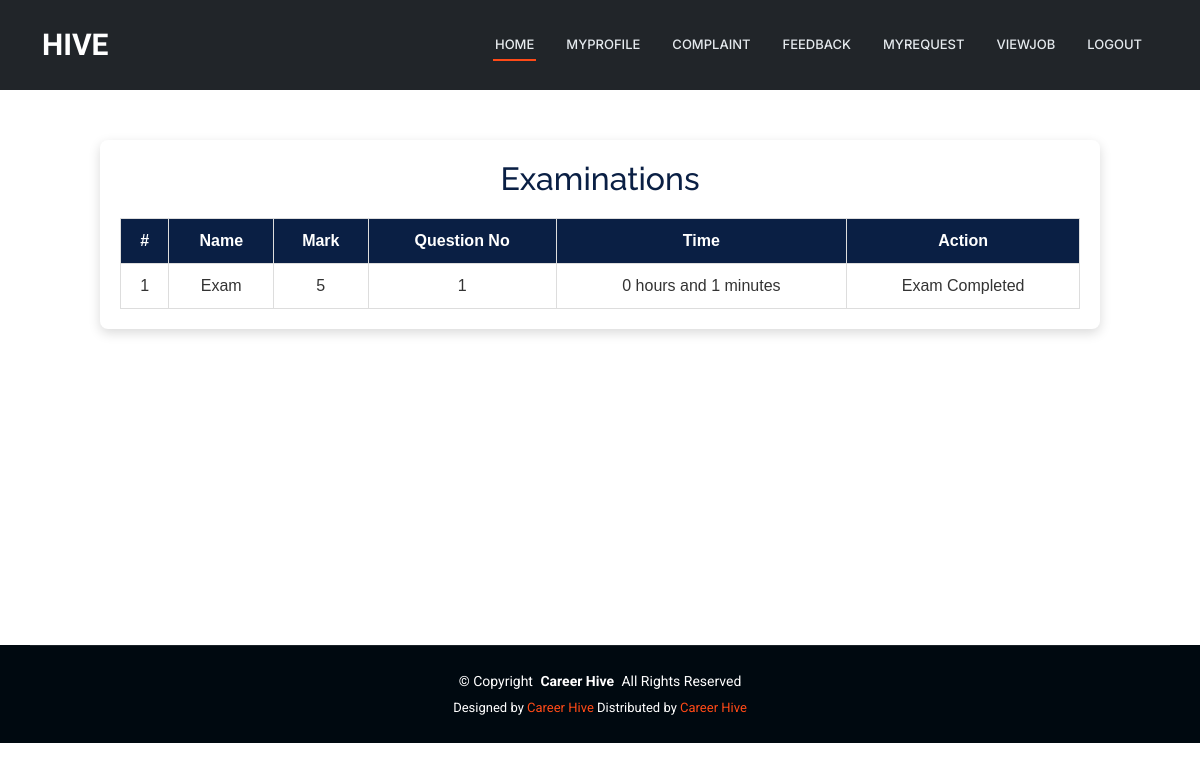
/User/ViewExam/12 (signed in), run on the app's committed database.
### JobProvider/models.py (models this page shows)
class tbl_examination(models.Model):
    examination_name=models.CharField(max_length=100)
    examination_mark=models.CharField(max_length=100)
    examination_time=models.CharField(max_length=50)
    examination_status = models.IntegerField(default=0)
    time = models.TimeField(null=True)
    start_time = models.TimeField(null=True)
    job=models.ForeignKey(tbl_job,on_delete=models.CASCADE,null=True)

### User/views.py (the view)
# urls.py: path('ViewExam/<int:id>',views.viewexam,name="ViewExam"),
def viewexam(request,id):
    exam = tbl_examination.objects.filter(job=id)
    for i in exam:
        questioncount = tbl_questions.objects.filter(examination=i.id).count()
        i.qtcount = questioncount
        exambodycount = tbl_examinationbody.objects.filter(examination=i.id,user=request.session["uid"],examinationbody_status=1).count()
        if exambodycount > 0:
            i.examstatus = 1
    return render(request,"User/ViewExam.html",{'exam':exam})

### User/Templates/User/ViewExam.html (shortened to what this page needs)
{% extends 'User/Header.html' %}
{% block content %}
<head>
</head>
<div class="viewexam-wrapper">
    <div class="viewexam-card">
        <h2>Examinations</h2>
        <table class="viewexam-table">
            <tr>
                <th>#</th>
                <th>Name</th>
                <th>Mark</th>
                <th>Question No</th>
                <th>Time</th>
                <th>Action</th>
            </tr>
            {% for i in exam %}
            <tr>
                <td>{{ forloop.counter }}</td>
                <td>{{ i.examination_name }}</td>
                <td>{{ i.examination_mark }}</td>
                <td>{{ i.qtcount }}</td>
                <td>{{ i.examination_time }}</td>
                <td>
                    {% if i.examstatus == 1 %}
                        Exam Completed
                    {% else %}
                        <a href="{% url 'User:viewquestion' i.id %}" class="exam-btn">Enter To Exam</a>
                    {% endif %}
                </td>
            </tr>
            {% endfor %}
        </table>
    </div>
</div>
<br><br><br><br><br><br><br><br>
{% endblock %}

### Guest/static/Main/assets/css/main.css (style rules this page uses)
:root { --default-font: "Roboto", system-ui, -apple-system, "Segoe UI", Roboto, "Helvetica Neue", Arial, "Noto Sans", "Liberation Sans", sans-serif, "Apple Color Emoji", "Segoe UI Emoji", "Segoe UI Symbol", "Noto Color Emoji"; --heading-font: "Raleway", sans-serif; --nav-font: "Inter", sans-serif; }
:root { --background-color: #ffffff; --default-color: #444444; --heading-color: #273d4e; --accent-color: #ff4a17; --surface-color: #ffffff; --contrast-color: #ffffff; }
:root { --nav-color: #e5eaee; --nav-hover-color: #ff4a17; --nav-mobile-background-color: #ffffff; --nav-dropdown-background-color: #ffffff; --nav-dropdown-color: #444444; --nav-dropdown-hover-color: #ff4a17; }
:root { scroll-behavior: smooth; }
body { color: var(--default-color); background-color: var(--background-color); font-family: var(--default-font); }
h1, h2, h3, h4, h5, h6 { color: var(--heading-color); font-family: var(--heading-font); }

### User/Templates/User/ViewExam.html (style rules this page uses)
.viewexam-wrapper { width: 100%; display: flex; justify-content: center; margin-top: 40px; font-family: Arial, sans-serif; }
.viewexam-card { width: 95%; max-width: 1000px; background-color: #ffffff; padding: 20px; border-radius: 8px; box-shadow: 0 4px 12px rgba(0,0,0,0.15); }
.viewexam-card h2 { text-align: center; margin-bottom: 20px; color: #0a1f44; }
.viewexam-table { width: 100%; border-collapse: collapse; text-align: left; }
.viewexam-table th, .viewexam-table td { border: 1px solid #ddd; padding: 10px; vertical-align: middle; }
.viewexam-table th { background-color: #0a1f44; color: #fff; font-weight: bold; text-align: center; }
.viewexam-table td { color: #333; text-align: center; }

### data on the page
tbl_examination: examination_name "Exam", examination_mark "5", qtcount "1", examination_time "0 hours and 1 minutes", shows "Exam Completed"
